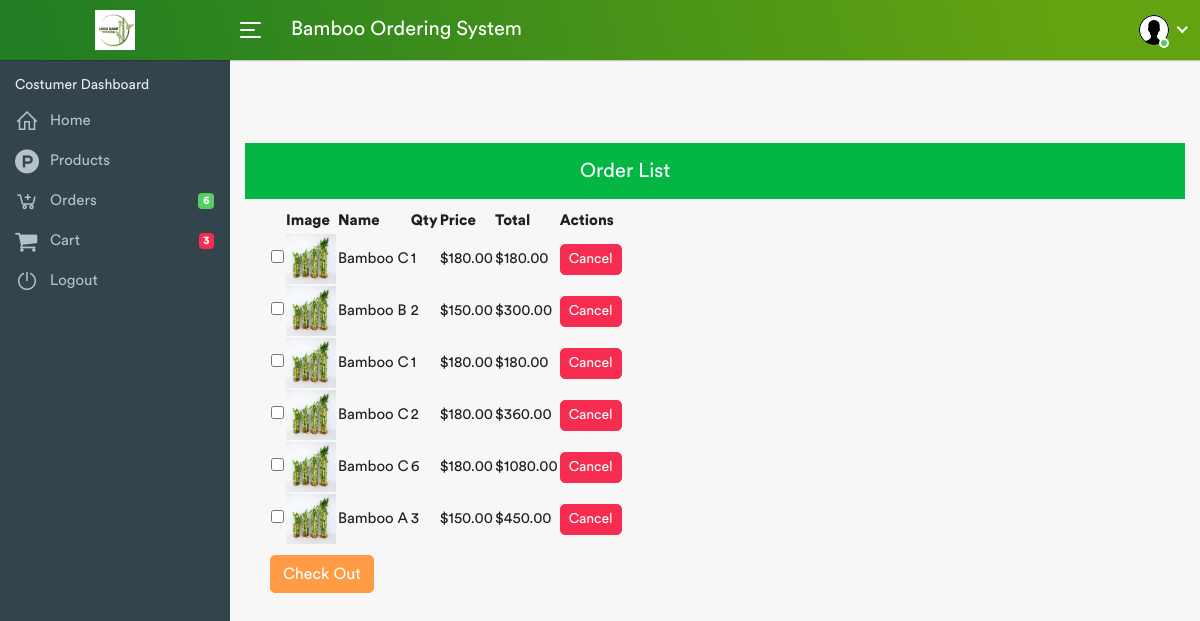
Page /orders.php (signed in) on the earlier database version.
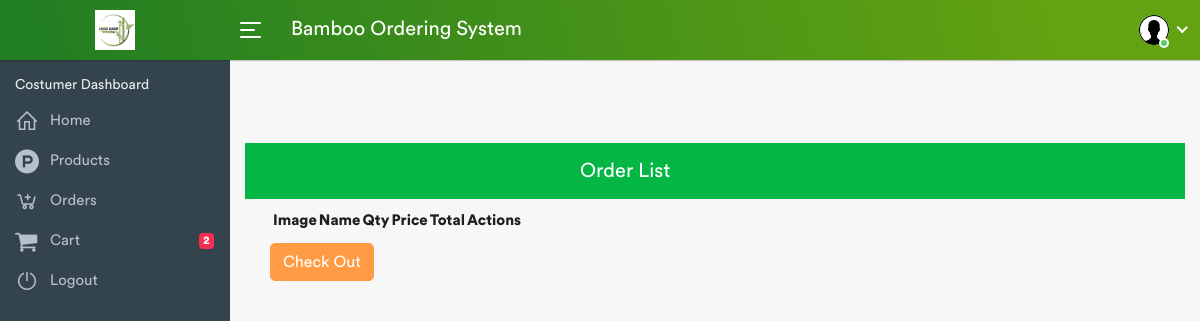
Same page on the later database version.
### tables this page shows
CREATE TABLE `cart` (
  `cart_id` int(11) NOT NULL AUTO_INCREMENT,
  `product_sku` varchar(50) NOT NULL,
  `qty` int(11) NOT NULL,
  `price` double(11,2) NOT NULL,
  `client_id` int(11) NOT NULL,
  `status` int(3) NOT NULL,
  `add_to_cart_date` datetime DEFAULT NULL,
  `pay_method` varchar(50) DEFAULT NULL,
  `order_date` datetime DEFAULT NULL,
  `paid_date` datetime DEFAULT NULL,
  PRIMARY KEY (`cart_id`)
);

CREATE TABLE `products` (
  `product_id` int(11) NOT NULL,
  `name` varchar(100) NOT NULL,
  `sku` varchar(14) NOT NULL,
  `price` decimal(15,0) NOT NULL,
  `image` varchar(50) NOT NULL
);

### server_order.php (the view, shortened to what this page needs)
<?php
$conn = new PDO("mysql:host=localhost;dbname=bamboo", 'root', '');
$conn->setAttribute(PDO::ATTR_ERRMODE, PDO::ERRMODE_EXCEPTION);
$id = $_SESSION['id'];
$query = "SELECT *, c.price as cart_price FROM cart AS c LEFT JOIN products p ON c.product_sku = p.sku WHERE client_id = '$id' AND STATUS = 2 ORDER BY c.order_date DESC";
$statement = $conn->prepare($query);
$statement->execute();
$result = $statement->fetchAll();
$orders = "";
foreach ($result as $row) {
  $orders .= '<tr>
        <td> <input type="checkbox"  data-id="' . $row['cart_id'] . '" /> </td>
        <td> <img src="'  . $row['image'] . '" width="50"> </td>
        <td> <div class="display_name"> ' . $row['name'] . '</div> </td>
        <td> ' . $row['qty'] . ' </td>
        <td>  ' . '$' . number_format((float) $row['cart_price'], 2, '.', '') . '</td>
        <td>  ' . '$' . number_format((float)$row['qty'] * $row['cart_price'], 2, '.', '') . '</td>
        <td>
        <button class="btn btn-danger btn-sm cancel" id="cancel" data-id="' . $row['cart_id'] . '" > Cancel </button>
        </td>
      </tr>';
}

### includes/sidebar.php (shortened to what this page needs)
<?php
$conn = new PDO("mysql:host=localhost;dbname=bamboo", 'root', '');
$conn->setAttribute(PDO::ATTR_ERRMODE, PDO::ERRMODE_EXCEPTION);
$id = $_SESSION['id'];
$cart_query = "SELECT count(*) FROM cart WHERE client_id = '$id' AND STATUS = 1";
$stmt = $conn->prepare($cart_query);
$stmt->execute();
$count_cart = $stmt->fetchColumn();
$order_query = "SELECT count(*) FROM cart WHERE client_id = '$id' AND STATUS = 2";
$stmt = $conn->prepare($order_query);
$stmt->execute();
$count_orders = $stmt->fetchColumn();
?>
<div class="sidebar" id="sidebar">
	<div class="sidebar-inner slimscroll">
		<div id="sidebar-menu" class="sidebar-menu">
			<ul>
				<li class="menu-title">
					<span><?php echo $_SESSION['UserType']; ?> Dashboard</span>
				</li>
				<?php if ($_SESSION['UserType']  === 'Costumer') : ?>
					<li>
						<a href="client_home.php"><i class="la la-home"></i> <span> Home</span></a>
					</li>
				<?php endif; ?>
				<?php
				if (1 === 1) {
					echo '
									<li>
									<a href="products.php"><i class="fa fa-product-hunt"></i> <span>Products</span></a>
								</li>
									';
				}
				?>
				<li>
					<a href="orders.php"> <i class="la la-cart-plus"></i><span> Orders</span>
						<?php if ($count_orders > 0) : ?>
							<span class="badge badge-success"> <?php echo $count_orders; ?> </span>
						<?php endif; ?>
					</a>
				</li>
				<li>
					<a href="products.php"> <i class="fa fa-shopping-cart"></i><span> Cart</span>
						<?php if ($count_cart > 0) : ?>
							<span class="badge badge-danger"> <?php echo $count_cart; ?> </span>
						<?php endif; ?>
					</a>
				</li>
				<li>
					<a href="logout.php"><i class="la la-power-off"></i> <span>Logout</span></a>
				</li>
			</ul>
		</div>
	</div>
</div>

Differences in the rows shown:
removed cart: products.image (picture), products.name "Bamboo C", qty "1", price "180.00", (float)$row['qty'] * $row['cart_price'] "180.00"
removed cart: products.image (picture), products.name "Bamboo B", qty "2", price "150.00", (float)$row['qty'] * $row['cart_price'] "300.00"
removed cart: products.image (picture), products.name "Bamboo C", qty "1", price "180.00", (float)$row['qty'] * $row['cart_price'] "180.00"
removed cart: products.image (picture), products.name "Bamboo C", qty "2", price "180.00", (float)$row['qty'] * $row['cart_price'] "360.00"
removed cart: products.image (picture), products.name "Bamboo C", qty "6", price "180.00", (float)$row['qty'] * $row['cart_price'] "1080.00"
removed cart: products.image (picture), products.name "Bamboo A", qty "3", price "150.00", (float)$row['qty'] * $row['cart_price'] "450.00"
Other differences:
$count_cart: "3" → "2"
$count_orders: "6" → (not shown)
